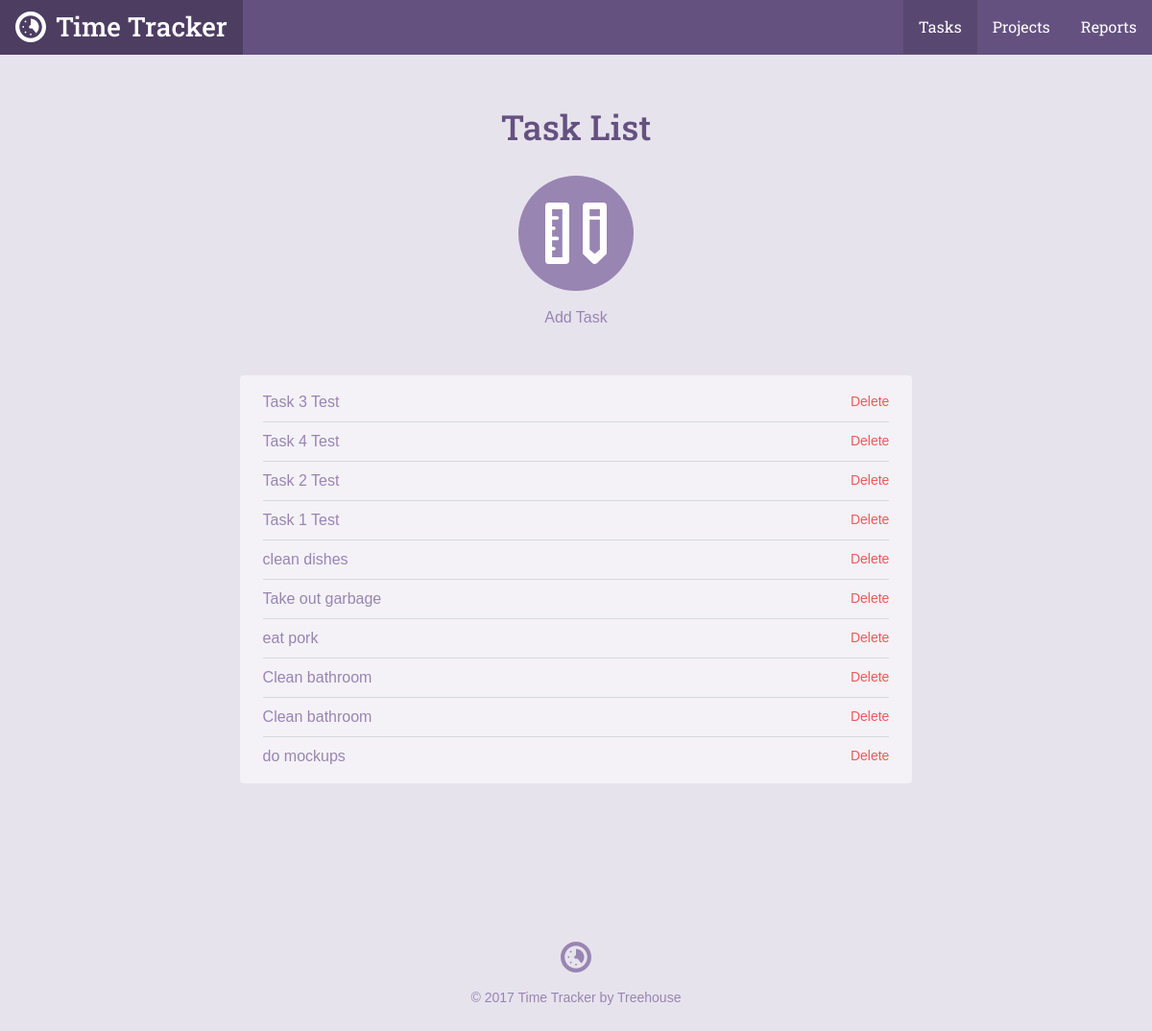
Before: /task_list.php with the older database file.
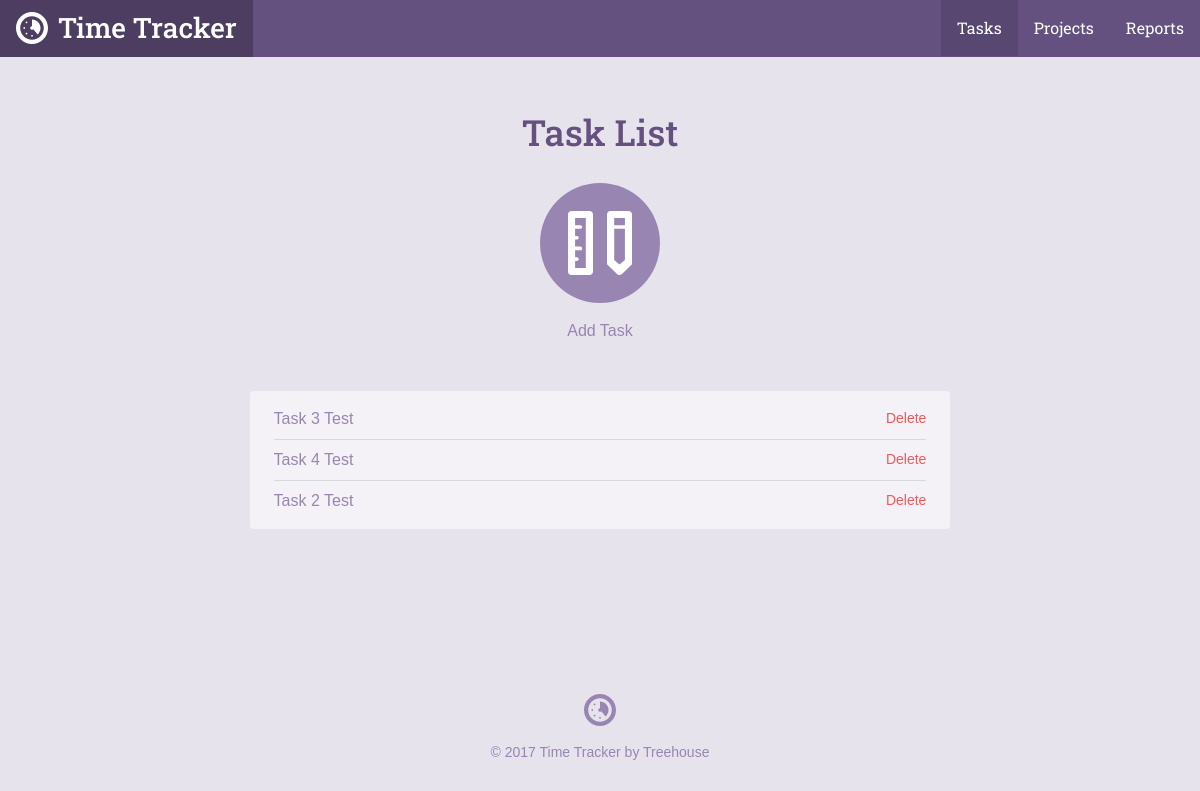
After: the same page with the newer database file.
### tables this page shows
CREATE TABLE `tasks` (
	`task_id`	INTEGER PRIMARY KEY AUTOINCREMENT,
	`project_id`	INTEGER,
	`title`	TEXT,
	`date`	INTEGER NOT NULL,
	`time`	TEXT NOT NULL
);

### inc/functions.php (called while the page is built, shortened)
<?php
function get_task_list($filter = null){
	include 'connection.php';
	$sql = "SELECT tasks.*,projects.title AS project FROM tasks INNER JOIN projects ON projects.project_id = tasks.project_id";
	$where = '';
	$orderBy = ' ORDER BY date DESC';
	try{
		$results = $db->prepare($sql . $where . $orderBy);
		$results->execute();
	}catch(Exception $e){
		echo "Error: " . $e->getMessage() . "</br>";
		return array();
	}
	return $results->fetchAll(PDO::FETCH_ASSOC);
}

### task_list.php (the view, shortened to what this page needs)
<?php
require 'inc/functions.php';
include 'inc/header.php';
?>
<div class="section catalog random">
    <div class="col-container page-container">
        <div class="col col-70-md col-60-lg col-center">
            <h1 class="actions-header">Task List</h1>
            <div class="actions-item">
                <a class="actions-link" href="task.php">
                    <span class="actions-icon">
                        <svg viewbox="0 0 64 64"><use xlink:href="#task_icon"></use></svg>
                    </span>
                Add Task</a>
            </div>
            <div class="form-container">
              <ul class="items">
               <?php
                    foreach(get_task_list() as $item){
                        echo "<li><a href='task.php?id=". $item['task_id'] . "'>". $item['title'] . "</a>";
                        echo "<form method='post' action='task_list.php'> \n";
                        echo "<input type='submit' class='button--delete' value='Delete' />\n";
                        echo "</li>";
                    }
                ?>
              </ul>
            </div>
        </div>
    </div>
</div>
<?php include("inc/footer.php"); ?>

Changed rows visible on the page:
removed tasks: title "Task 1 Test"
removed tasks: title "clean dishes"
removed tasks: title "Take out garbage"
removed tasks: title "eat pork"
removed tasks: title "Clean bathroom"
removed tasks: title "Clean bathroom"
removed tasks: title "do mockups"
